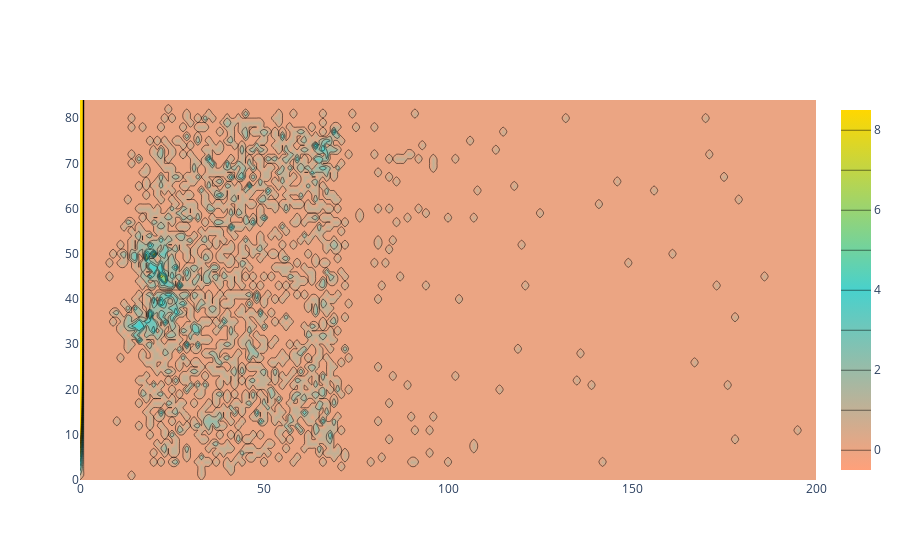

The notebook cell this image was saved under:
### Code cell
fig.show()

### Figure 1 — Plotly figure (JSON) as saved in the notebook; plotly's stock layout.template omitted (floating-point values rounded to 4 significant figures; data arrays with more than 128 entries replaced by an {"elided": "..."} marker saying what was removed)
{"data": [{"colorscale": [[0, "lightsalmon"], [0.5, "mediumturquoise"], [1, "gold"]], "connectgaps": true, "contours": {"coloring": "heatmap", "end": 8, "size": 1, "start": 0}, "line": {"smoothing": 0.85}, "type": "contour", "z": {"elided": "85x201 int values"}}], "layout": {"autosize": true, "xaxis": {"autorange": true, "range": [0, 200]}, "yaxis": {"autorange": true, "range": [0, 84]}}}
